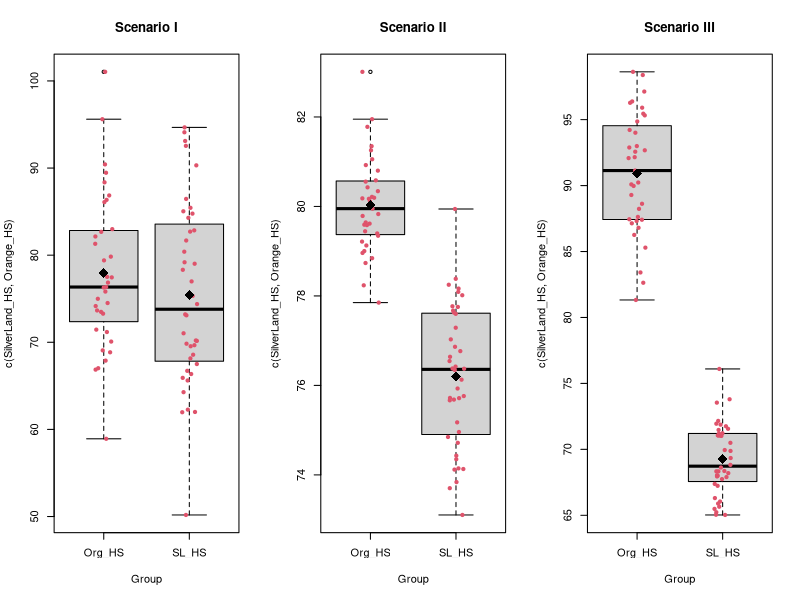
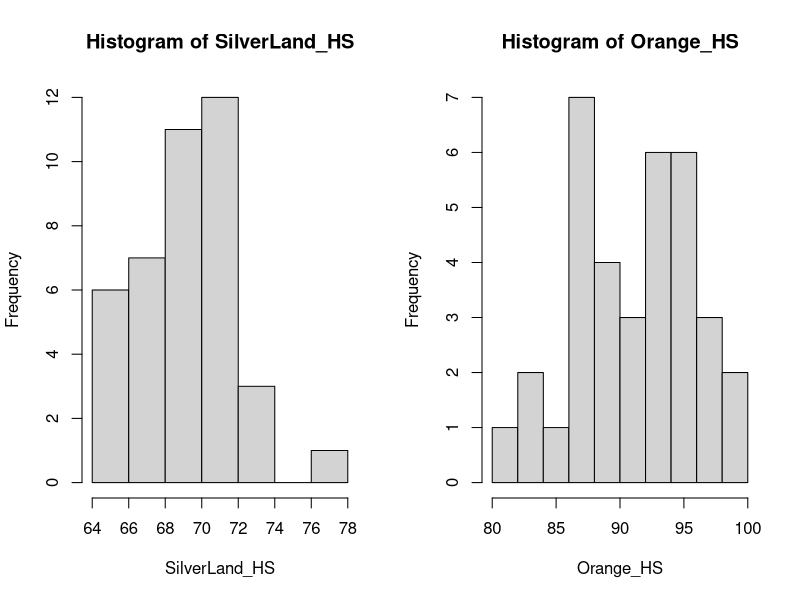
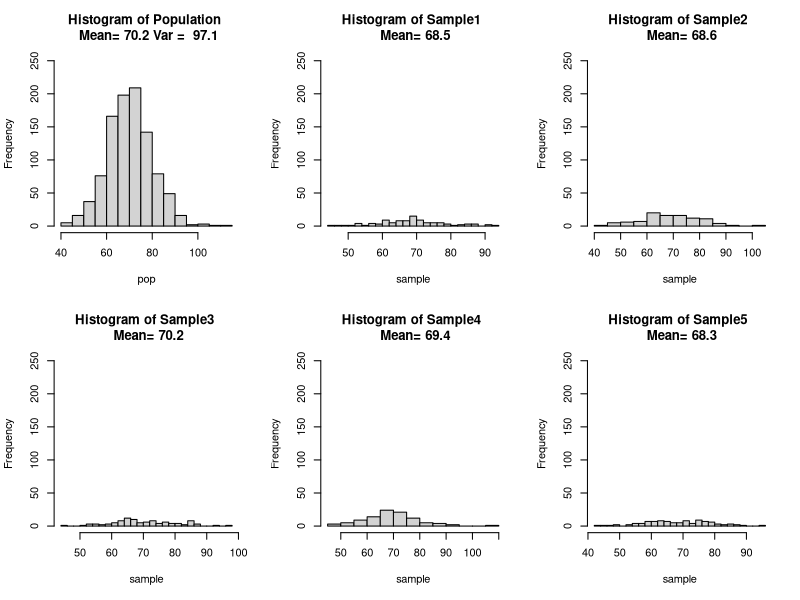
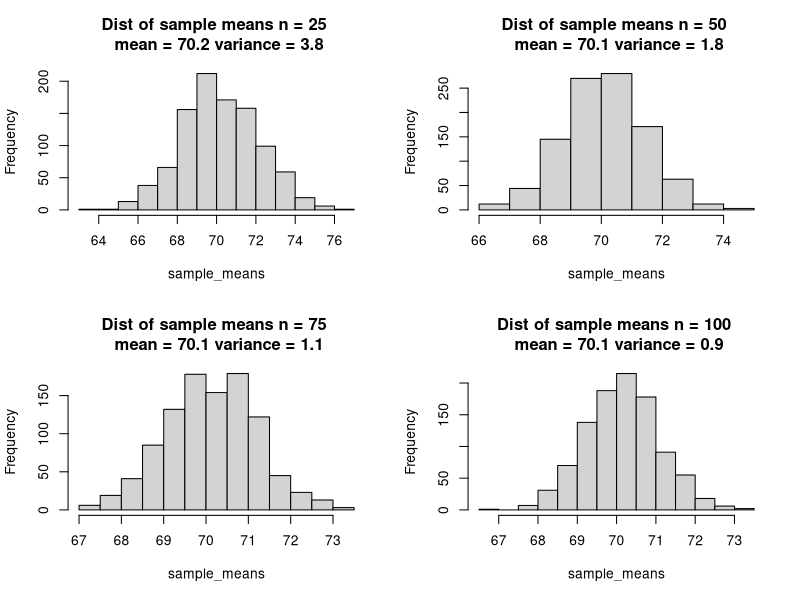
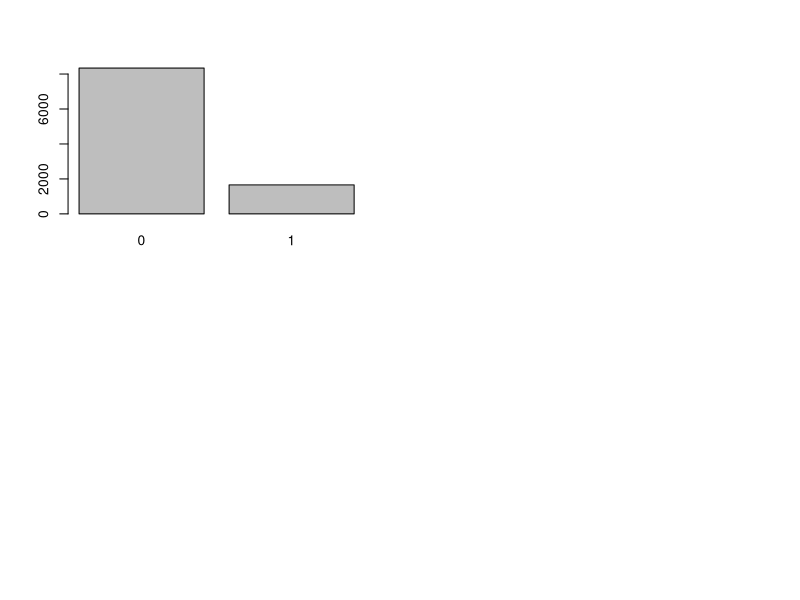
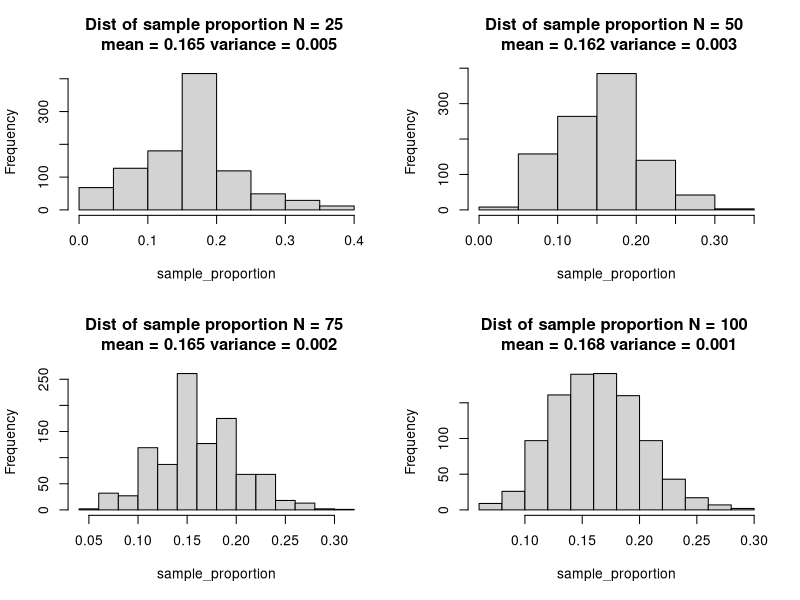
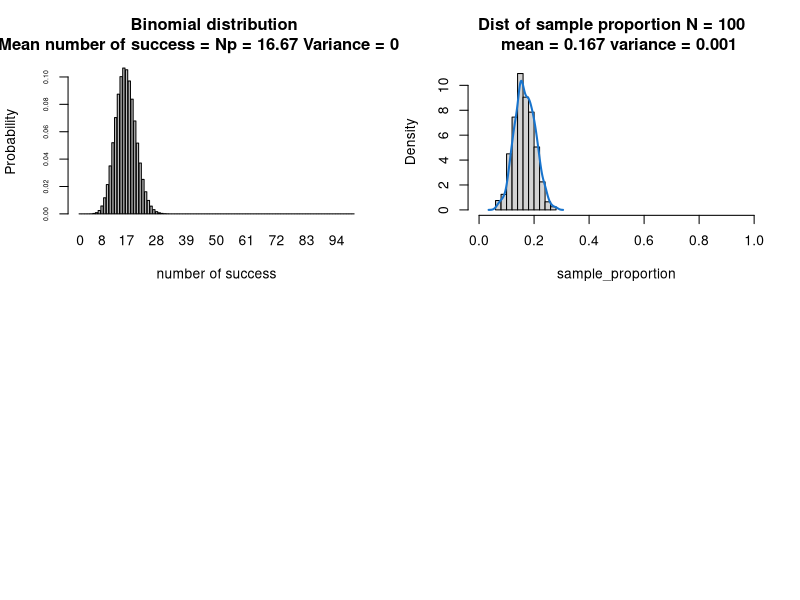

Recreate these plots in R, in order.
## ---- chunk 1
knitr::opts_chunk$set(echo = TRUE)
## ---- chunk 2

###This might me actually more relevant while discussing the intro to hypothesis testing. 
#Case I 
set.seed(345)
par(mfrow=c(1,3))
SilverLand_HS <- rnorm(40, 76, 10)
Orange_HS <- rnorm(35, 80, 10)
Group <- c(rep("SL_HS",40), rep("Org_HS", 35))
boxplot(c(SilverLand_HS,Orange_HS)~Group, main= "Scenario I")
stripchart(c(SilverLand_HS,Orange_HS)~Group, add =TRUE, vertical =TRUE,
           method= "jitter", col=2, pch=19)
points(c(mean(Orange_HS),mean(SilverLand_HS) ), pch =18, col=1, cex=2)

#Case II 
SilverLand_HS <- rnorm(40, 76, 2)
Orange_HS <- rnorm(35, 80, 1)
Group <- c(rep("SL_HS",40), rep("Org_HS", 35))
boxplot(c(SilverLand_HS,Orange_HS)~Group, main= "Scenario II")
stripchart(c(SilverLand_HS,Orange_HS)~Group, add =TRUE, vertical =TRUE, 
           method= "jitter", col=2, pch=19)
points(c(mean(Orange_HS),mean(SilverLand_HS) ), pch =18, col=1, cex=2)

#Case III 
SilverLand_HS <- rnorm(40, 70, 3)
Orange_HS <- rnorm(35, 90, 4)
Group <- c(rep("SL_HS",40), rep("Org_HS", 35))
boxplot(c(SilverLand_HS,Orange_HS)~Group, main= "Scenario III")
stripchart(c(SilverLand_HS,Orange_HS)~Group, add =TRUE, vertical =TRUE, 
           method= "jitter", col=2, pch=19)
points(c(mean(Orange_HS),mean(SilverLand_HS) ), pch =18, col=1, cex=2)

## ---- chunk 3
par(mfrow=c(1,2))
hist(SilverLand_HS)
hist(Orange_HS)
## ---- chunk 4
set.seed(230)
par(mfrow=c(2,3))
pop<- rnorm(1000, mean= 70, 10)
hist(pop, breaks = 20, ylim=c(0,250), 
     main=paste0("Histogram of Population \n Mean= ", 
                 round(mean(pop),1), " Var =  ", round(var(pop),1)))
##Sampling 
for (i in 1:5) {
 sample <- sample(pop, 100)
hist(sample, breaks =20, ylim=c(0,250), 
         main=paste0("Histogram of Sample", i," \n Mean= ",
                     round(mean(sample),1)))   
}

## ---- chunk 5
par(mfrow=c(2,2))
sample_size = c(25,50,75,100)
for (size in 1:length(sample_size)) {
    sample_means <- NULL
    for (i in 1:1000) {
    sample <- sample(pop, sample_size[size])
    sample_means<-c (sample_means, mean(sample))
}
hist(sample_means, main=paste0('Dist of sample means n = ',
                               sample_size[size],' \n mean = '
                               ,round(mean(sample_means),1), 
                               " variance = ", round(var(sample_means),1) ))
}

## ---- chunk 6
set.seed=999
Binom_pop <- rbinom(10000,1,1/6)
table(Binom_pop)
p = sum(Binom_pop)/10000 ##this is mean of population
barplot(table(Binom_pop))
## ---- chunk 7
par(mfrow=c(2,2))
sample_size = c(25,50,75,100)
for (size in 1:length(sample_size)) {
    sample_proportion <- NULL
    for (i in 1:1000) {
    sample <- sample(Binom_pop, sample_size[size])
    sample_proportion<-c (sample_proportion, mean(sample))
}
hist(sample_proportion, main=paste0('Dist of sample proportion N = ',
                               sample_size[size],' \n mean = '
                               ,round(mean(sample_proportion),3), 
                               " variance = ", round(var(sample_proportion),3) ))
}

## ---- chunk 8
binom<- data.frame(Y=0:100, probability = NA)
for (i in 1:nrow(binom)) {
    binom[i,2] <- dbinom(binom[i,1], size = 100, 1/6)
}
barplot(binom$probability, names = binom$Y, ylab = "Probability",
        xlab= "number of success",cex.axis =0.5, main = paste0("Binomial distribution \n Mean number of success = Np = 16.67 Variance = 0.1389"))
##Now plot the sampling distribution of proportion
sample_proportion <- NULL
    for (i in 1:1000) {
    sample <- sample(Binom_pop, 100)
    sample_proportion<-c (sample_proportion, mean(sample))
}
hist(sample_proportion,xlim = c(0,1),cex=0.5,freq=FALSE, main=paste0('Dist of sample proportion N = 100 ',
                             ' \n mean = '
                               ,round(mean(sample_proportion),3), 
                               " variance = ", round(var(sample_proportion),3) ))
lines(density(sample_proportion), col="dodgerblue3", lwd=2)

